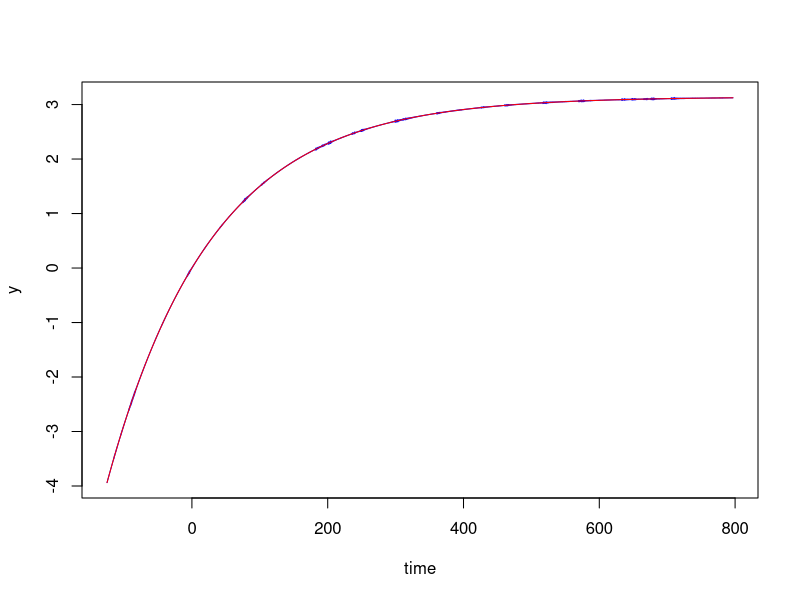
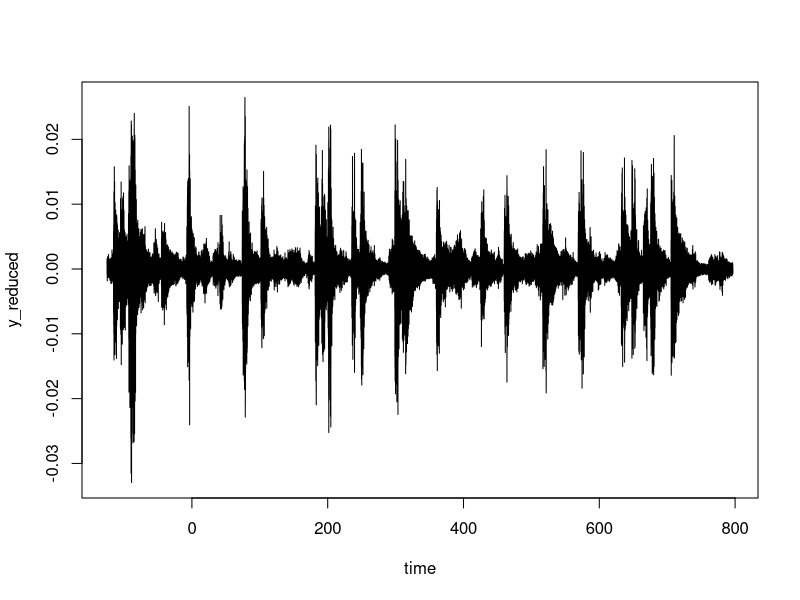

Recreate these plots in R, in order.
### EXPONENTIAL GROWTH STANDALONE ##########################################################
### Ro Neumann, 2015 ###########################################################

### INPUT: 1. Time series with first column = time, 2nd  = data
###        2. Initial value for alpha --> value the curve converges to, determined from plot by user!
### OUTPUT: 1. trendline as y-values
###         2. Reduced data as y-values
###         3. X_hat with coefficients alpha & beta


data=read.table("Exercise4_2.txt", sep=",") # Exponential growth

time = as.numeric(unlist(data[1]))
y = as.numeric(unlist(data[2]))

lengthX = length(time)

# Initial value for alpha -->cgraphically determined, at upper boundary
alpha = 3.124
hlp = alpha-y[1]/alpha
hlp2 = log(hlp)
# beta = -(hlp2/ time[1])
beta = 0.0118
X_initial = c(alpha, beta)
X_0 = X_initial
maxInf = Inf
# is.infinite(maxInf)
delta = 10^-5
iteration = 0


while (maxInf > delta){

  a1 = 1-(exp(-beta*time))
  a2 = alpha * time * exp(-beta*time)
  A= cbind(a1,a2)
  # A= [1-exp(-beta*t) alpha*t.*exp(-beta*t)];
 # Reduced vector of observations
  l=y-alpha*(1-exp(-beta*time));
  N=t(A)%*%A  
  
  #n=(A'*y)
  n= solve(N); # DONT use N^-1!!
  x=n %*% (t(A) %*% l)


  # Update
  X_hat = X_0 + x
       X_0 = X_hat
       alpha = X_hat [1]
       beta = X_hat [2]
       maxInf = max(abs(x))
       iteration = iteration +1
}


r = length(y) -length(X_initial)

v = (A%*%x)-y

# Qxx = solve(N)
# vTPv = t(v) %*% v
# s_0_2 = vTPv/r
# s0 = s_0_2[1] # Due to numerical problem: is assigned as matrix, not scalar
# S_XX= s0 * Qxx
# sX = sqrt(diag(S_XX))




# Detrend data
trendline = alpha*(1-exp(-beta*time))
y_reduced = y-trendline


# 
# 
# PLOT Original data and trendline
plot(time,y,type="l",col="blue")
lines(time,trendline, col="red") 

# PLOT detrended data in new window
plot(time,y_reduced,type="l",col="black")

######################################################################
